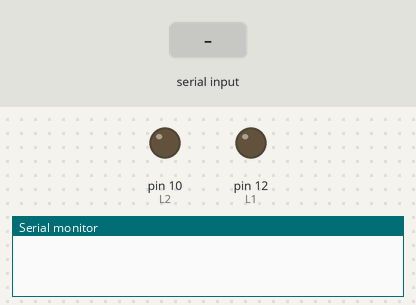
Recording of a sketch running on a simulated Arduino Mega 2560, built with avr-gcc and run on an emulated ATmega2560. Parts: output pins drawn as LEDs (lit = HIGH), the last lines printed to the serial monitor. Inputs (shaded band) come from the test bench. Pins used as bus, display or sensor lines are not drawn.

Above: at 1.2 s.
1.3 s: "F" received over the second serial link
At 2.4 s:
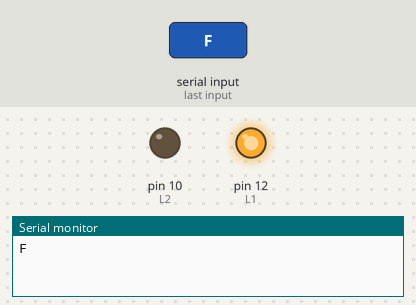
2.8 s: "B" received over the second serial link
At 3.5 s:
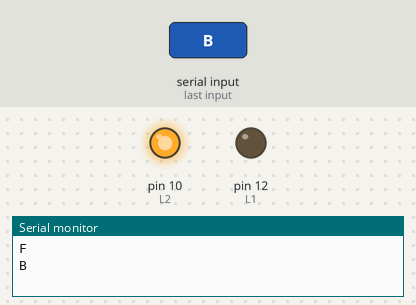
Timing chart, 0 to 5.8 s (numbered marks = the images above; inputs shaded):
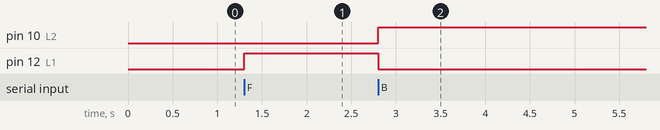

Measured:
- after the input at 1.3 s, pin 12 (L1): LOW → HIGH at once
- after the input at 2.8 s, pin 10 (L2): LOW → HIGH at once; pin 12 (L1): HIGH → LOW at once

The sketch:

robowar.ino
```cpp
#define L1 12
#define L2 10
#define R2 8
#define R1 9


char d = 'S';

void setup() {
  // put your setup code here, to run once:
  pinMode(L1,OUTPUT);
  pinMode(R1,OUTPUT);
  pinMode(L2,OUTPUT);
  pinMode(R2,OUTPUT);
//  pinMode(P1,OUTPUT);
 // pinMode(P2,OUTPUT);

  Serial.begin(9600);
  Serial2.begin(115200);

}

void loop() {
  // put your main code here, to run repeatedly:
//  analogWrite(P1,100);
  //analogWrite(P2,200);

  if(Serial2.available()){
    d = Serial2.read();
    Serial.println(d);
  }

  switch(d){
    case 'F':
      digitalWrite(L1,HIGH);
      digitalWrite(R1,HIGH);
      digitalWrite(L2,LOW);
      digitalWrite(R2,LOW);
      break;

   case 'B':
      digitalWrite(L2,HIGH);
      digitalWrite(R2,HIGH);
      digitalWrite(L1,LOW);
      digitalWrite(R1,LOW);
      break;

   case 'G':
      digitalWrite(L1,LOW);
      digitalWrite(R1,HIGH);
      digitalWrite(L2,HIGH);
      digitalWrite(R2,LOW);
      break;

 case 'R':
      digitalWrite(L1,HIGH);
      digitalWrite(R1,LOW);
      digitalWrite(L2,LOW);
      digitalWrite(R2,LOW);
      break;
  case 'L':
      digitalWrite(L1,LOW);
      digitalWrite(R1,HIGH);
      digitalWrite(L2,LOW);
      digitalWrite(R2,LOW);
      break;

  case 'I':
      digitalWrite(L1,HIGH);
      digitalWrite(R1,LOW);
      digitalWrite(L2,LOW);
      digitalWrite(R2,HIGH);
      break;
 case 'H':
      digitalWrite(L1,HIGH);
      digitalWrite(R1,LOW);
      digitalWrite(L2,LOW);
      digitalWrite(R2,HIGH);
      break;
 case 'J':
    digitalWrite(L1,LOW);
      digitalWrite(R1,HIGH);
      digitalWrite(L2,HIGH);
      digitalWrite(R2,LOW);
      break;
  case 'S':
      digitalWrite(L1,LOW);
      digitalWrite(R1,LOW);
      digitalWrite(L2,LOW);
      digitalWrite(R2,LOW);
      break;

  default:
      break;
  }
}
```
